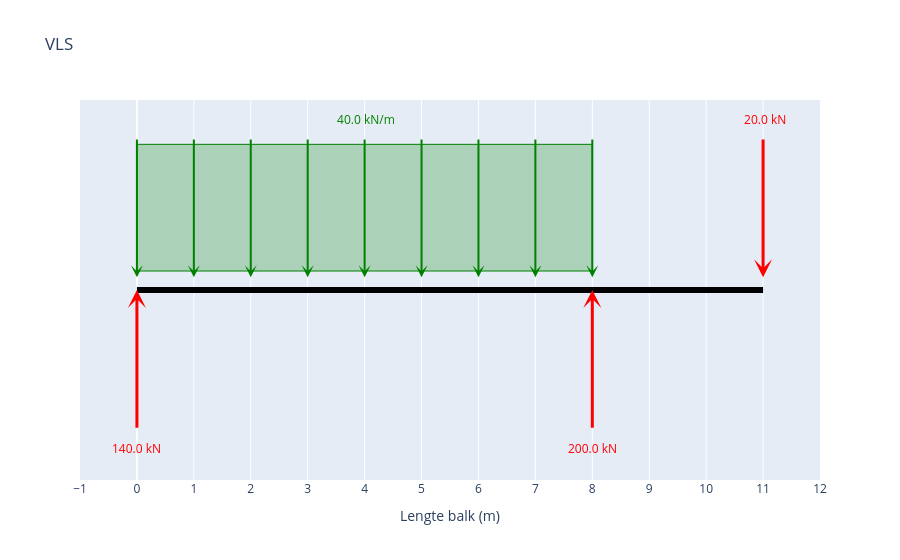

The code cell stored with this chart in its notebook:
### Markdown cell above
## Vrij-Lichaam-Schema

### Code cell
fig_vls = maak_vls_plotly()
fig_vls.show()

### Figure 1 — Plotly figure (JSON) as saved in the notebook; plotly's stock layout.template omitted (floating-point values rounded to 4 significant figures)
{"data": [{"hoverinfo": "skip", "line": {"color": "black", "width": 6}, "mode": "lines", "type": "scatter", "x": [0, 11], "y": [0, 0]}], "layout": {"annotations": [{"arrowcolor": "red", "arrowhead": 3, "arrowsize": 1, "arrowwidth": 3, "ax": 11, "axref": "x", "ay": 1.2, "ayref": "y", "showarrow": true, "text": "", "x": 11, "xref": "x", "y": 0.1, "yref": "y"}, {"font": {"color": "red"}, "showarrow": false, "text": " 20.0 kN", "x": 11, "y": 1.35}, {"arrowcolor": "green", "arrowhead": 3, "arrowsize": 1, "arrowwidth": 2, "ax": 0, "axref": "x", "ay": 1.2, "ayref": "y", "showarrow": true, "text": "", "x": 0, "xref": "x", "y": 0.1, "yref": "y"}, {"arrowcolor": "green", "arrowhead": 3, "arrowsize": 1, "arrowwidth": 2, "ax": 1, "axref": "x", "ay": 1.2, "ayref": "y", "showarrow": true, "text": "", "x": 1, "xref": "x", "y": 0.1, "yref": "y"}, {"arrowcolor": "green", "arrowhead": 3, "arrowsize": 1, "arrowwidth": 2, "ax": 2, "axref": "x", "ay": 1.2, "ayref": "y", "showarrow": true, "text": "", "x": 2, "xref": "x", "y": 0.1, "yref": "y"}, {"arrowcolor": "green", "arrowhead": 3, "arrowsize": 1, "arrowwidth": 2, "ax": 3, "axref": "x", "ay": 1.2, "ayref": "y", "showarrow": true, "text": "", "x": 3, "xref": "x", "y": 0.1, "yref": "y"}, {"arrowcolor": "green", "arrowhead": 3, "arrowsize": 1, "arrowwidth": 2, "ax": 4, "axref": "x", "ay": 1.2, "ayref": "y", "showarrow": true, "text": "", "x": 4, "xref": "x", "y": 0.1, "yref": "y"}, {"arrowcolor": "green", "arrowhead": 3, "arrowsize": 1, "arrowwidth": 2, "ax": 5, "axref": "x", "ay": 1.2, "ayref": "y", "showarrow": true, "text": "", "x": 5, "xref": "x", "y": 0.1, "yref": "y"}, {"arrowcolor": "green", "arrowhead": 3, "arrowsize": 1, "arrowwidth": 2, "ax": 6, "axref": "x", "ay": 1.2, "ayref": "y", "showarrow": true, "text": "", "x": 6, "xref": "x", "y": 0.1, "yref": "y"}, {"arrowcolor": "green", "arrowhead": 3, "arrowsize": 1, "arrowwidth": 2, "ax": 7, "axref": "x", "ay": 1.2, "ayref": "y", "showarrow": true, "text": "", "x": 7, "xref": "x", "y": 0.1, "yref": "y"}, {"arrowcolor": "green", "arrowhead": 3, "arrowsize": 1, "arrowwidth": 2, "ax": 8, "axref": "x", "ay": 1.2, "ayref": "y", "showarrow": true, "text": "", "x": 8, "xref": "x", "y": 0.1, "yref": "y"}, {"font": {"color": "green"}, "showarrow": false, "text": " 40.0 kN/m", "x": 4, "y": 1.35}, {"arrowcolor": "red", "arrowhead": 3, "arrowsize": 1, "arrowwidth": 3, "ax": 0, "axref": "x", "ay": -1.1, "ayref": "y", "showarrow": true, "text": "", "x": 0, "xref": "x", "y": 0, "yref": "y"}, {"font": {"color": "red"}, "showarrow": false, "text": "140.0 kN", "x": 0, "y": -1.25}, {"arrowcolor": "red", "arrowhead": 3, "arrowsize": 1, "arrowwidth": 3, "ax": 8, "axref": "x", "ay": -1.1, "ayref": "y", "showarrow": true, "text": "", "x": 8, "xref": "x", "y": 0, "yref": "y"}, {"font": {"color": "red"}, "showarrow": false, "text": "200.0 kN", "x": 8, "y": -1.25}], "autosize": true, "shapes": [{"fillcolor": "rgba(0,128,0,0.25)", "line": {"color": "green", "width": 1}, "type": "rect", "x0": 0, "x1": 8, "y0": 0.15, "y1": 1.15}], "showlegend": false, "title": {"text": "VLS"}, "xaxis": {"autorange": false, "dtick": 1, "range": [-1, 12], "title": {"text": "Lengte balk (m)"}, "type": "linear"}, "yaxis": {"autorange": false, "range": [-1.5, 1.5], "showgrid": false, "showticklabels": false, "title": {}, "type": "linear", "zeroline": false}}}
